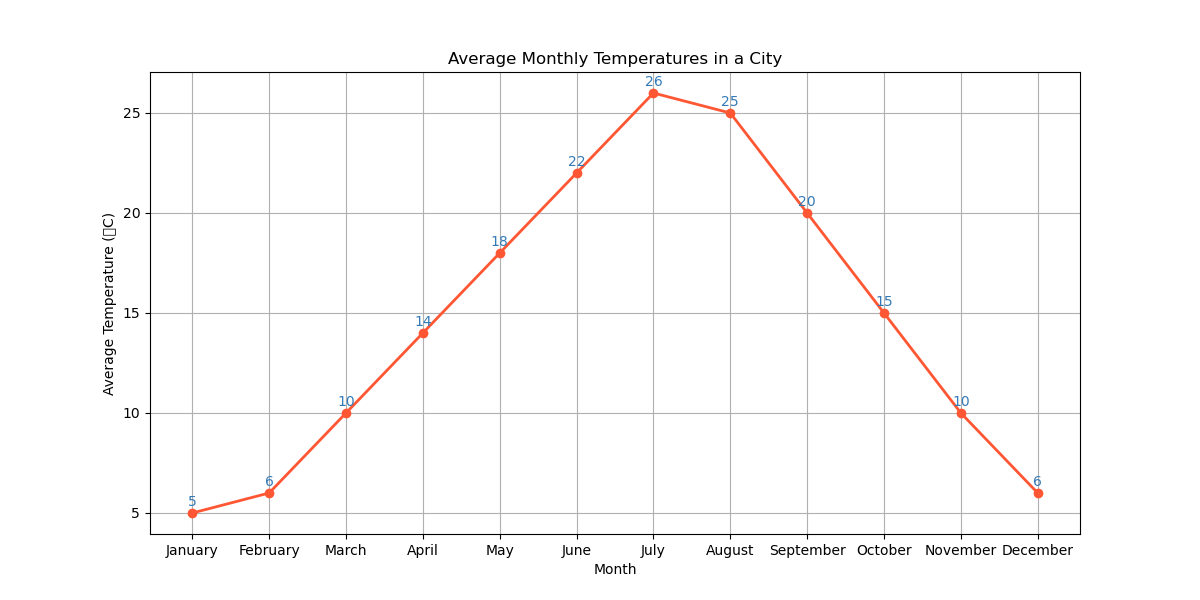

Write the Python code that produced this figure.

import matplotlib.pyplot as plt

# Data
months = [
    "January", "February", "March", "April", "May", "June",
    "July", "August", "September", "October", "November", "December"
]
avg_temperatures = [
    5, 6, 10, 14, 18, 22, 26, 25, 20, 15, 10, 6
]

# Create the plot
plt.figure(figsize=(12, 6))  # Change the size of the chart
plt.plot(months, avg_temperatures, marker='o', color="#FF5733", linewidth=2)  # Change color and add markers

# Annotations
for i, temp in enumerate(avg_temperatures):
    plt.annotate(temp, (months[i], temp), textcoords="offset points", xytext=(0, 5),
                 ha='center', color="#337AB7")

# Improve the visual appeal with labels, title, and grid
plt.xlabel('Month')
plt.ylabel('Average Temperature (°C)')
plt.title('Average Monthly Temperatures in a City')
plt.grid(True)

# Show the plot
plt.show()
